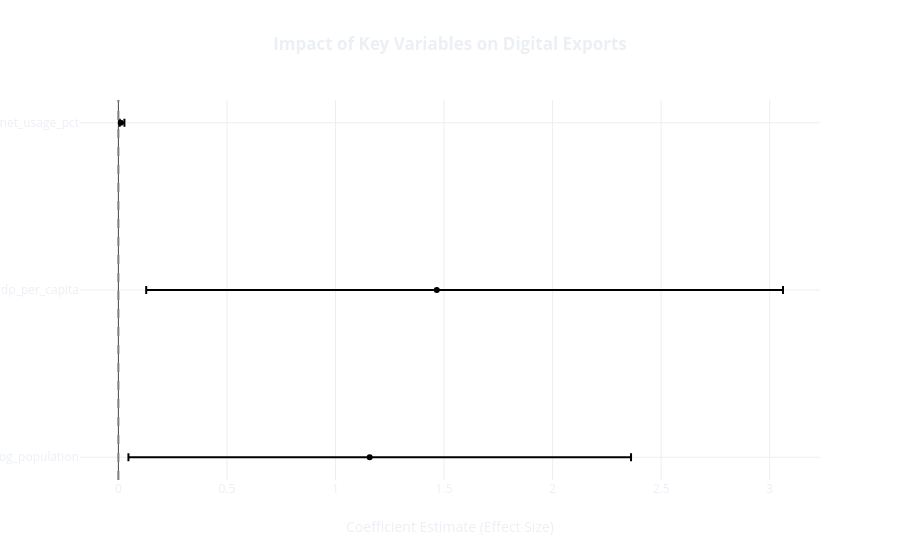

This figure's notebook cell:
### Code cell
# --- Create a DataFrame from the OLS results ---
# We need the coefficients and the confidence intervals
results_df = pd.DataFrame({
    "coefficient": results_ols.params,
    "conf_lower": results_ols.conf_int()[0],
    "conf_upper": results_ols.conf_int()[1]
})

# Drop the 'const' (intercept) because it's usually not plotted
results_df = results_df.drop('const')

# Reset the index to make 'variable' a regular column
results_df.reset_index(inplace=True)
results_df.rename(columns={'index': 'variable'}, inplace=True)

# --- Create the Coefficient Plot using Plotly ---
fig_coef = px.scatter(
    results_df,
    x="coefficient",
    y="variable",
    error_x="conf_upper",  # This tells Plotly how to draw the whiskers
    error_x_minus="conf_lower",
    labels={
        "coefficient": "Coefficient Estimate (Effect Size)",
        "variable": "Variable"
    },
    title="<b>Impact of Key Variables on Digital Exports</b>"
)

# --- Add a vertical line at x=0 ---
# This line is crucial. If a variable's confidence interval (whisker) crosses this line,
# it means the result is not statistically significant.
fig_coef.add_vline(x=0, line_width=2, line_dash="dash", line_color="grey")

# --- Style the plot for a professional look ---
fig_coef.update_layout(
    yaxis_title=None, # Clean up y-axis title
    plot_bgcolor='rgba(0,0,0,0)',
    paper_bgcolor='rgba(0,0,0,0)',
    font_color='#ECEFF4' # Use a nice, soft white font
)
fig_coef.update_yaxes(autorange="reversed") # Puts the most important variable at the top

# --- Save the plot as an HTML file ---
coef_plot_path = OUT_QUESTION1 / "ols_coefficient_plot.html"
fig_coef.write_html(coef_plot_path)

print(f"\nCoefficient plot saved to: {coef_plot_path}")

# Show the plot in the notebook
fig_coef.show()

### Figure 1 — Plotly figure (JSON) as saved in the notebook; plotly's stock layout.template omitted (floating-point values rounded to 4 significant figures)
{"data": [{"error_x": {"array": [0.01684, 1.595, 1.204], "arrayminus": [0.004941, 1.338, 1.111]}, "hovertemplate": "Coefficient Estimate (Effect Size)=%{x}<br>Variable=%{y}<extra></extra>", "legendgroup": "", "marker": {"color": "#000001", "symbol": "circle"}, "mode": "markers", "name": "", "orientation": "h", "showlegend": false, "type": "scatter", "x": [0.01089, 1.467, 1.158], "xaxis": "x", "y": ["internet_usage_pct", "log_gdp_per_capita", "log_population"], "yaxis": "y"}], "layout": {"font": {"color": "#ECEFF4"}, "legend": {"tracegroupgap": 0}, "paper_bgcolor": "rgba(0,0,0,0)", "plot_bgcolor": "rgba(0,0,0,0)", "shapes": [{"line": {"color": "grey", "dash": "dash", "width": 2}, "type": "line", "x0": 0, "x1": 0, "xref": "x", "y0": 0, "y1": 1, "yref": "y domain"}], "title": {"text": "<b>Impact of Key Variables on Digital Exports</b>"}, "xaxis": {"anchor": "y", "domain": [0, 1], "title": {"text": "Coefficient Estimate (Effect Size)"}}, "yaxis": {"anchor": "x", "autorange": "reversed", "domain": [0, 1], "title": {}}}}
